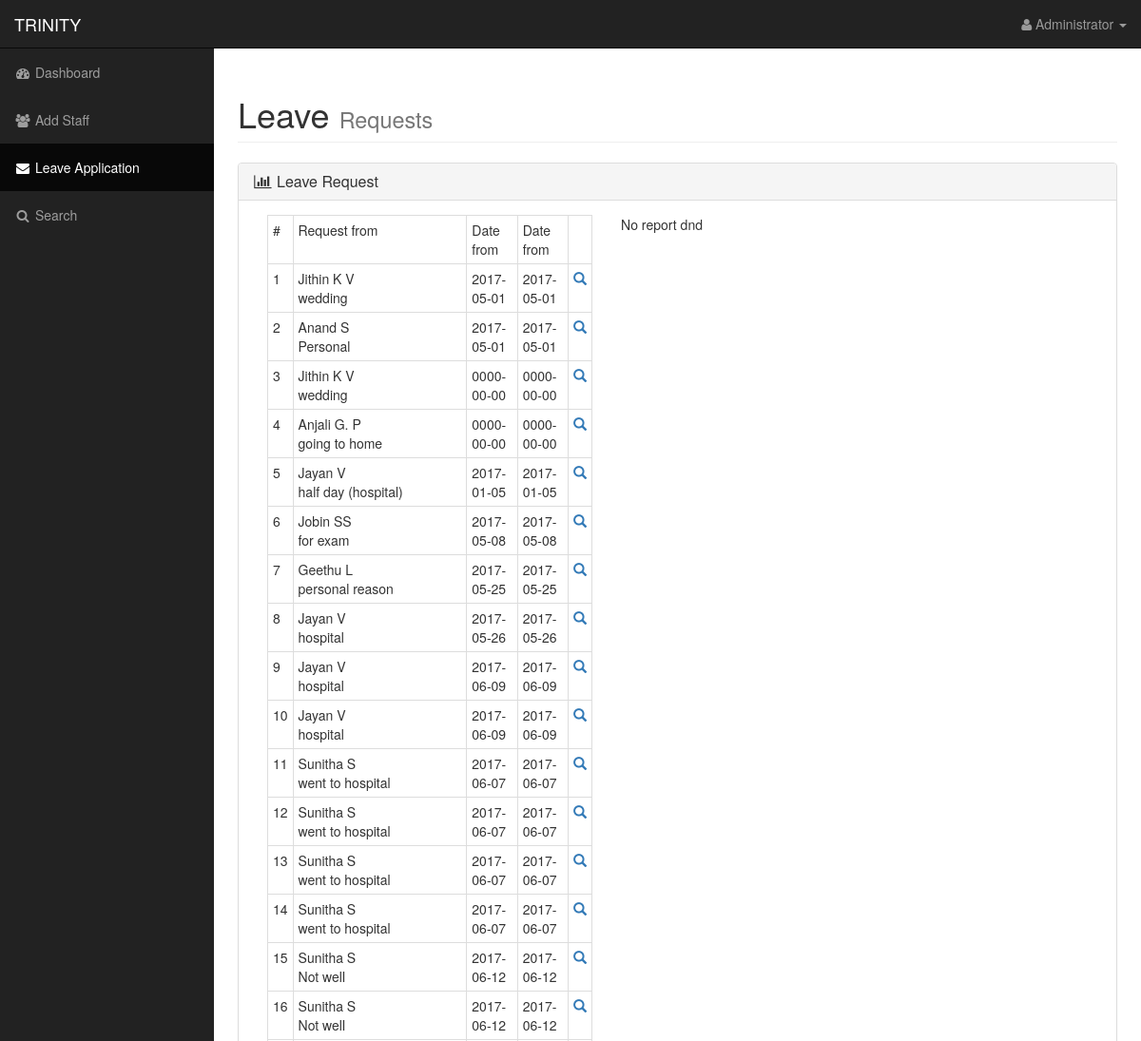
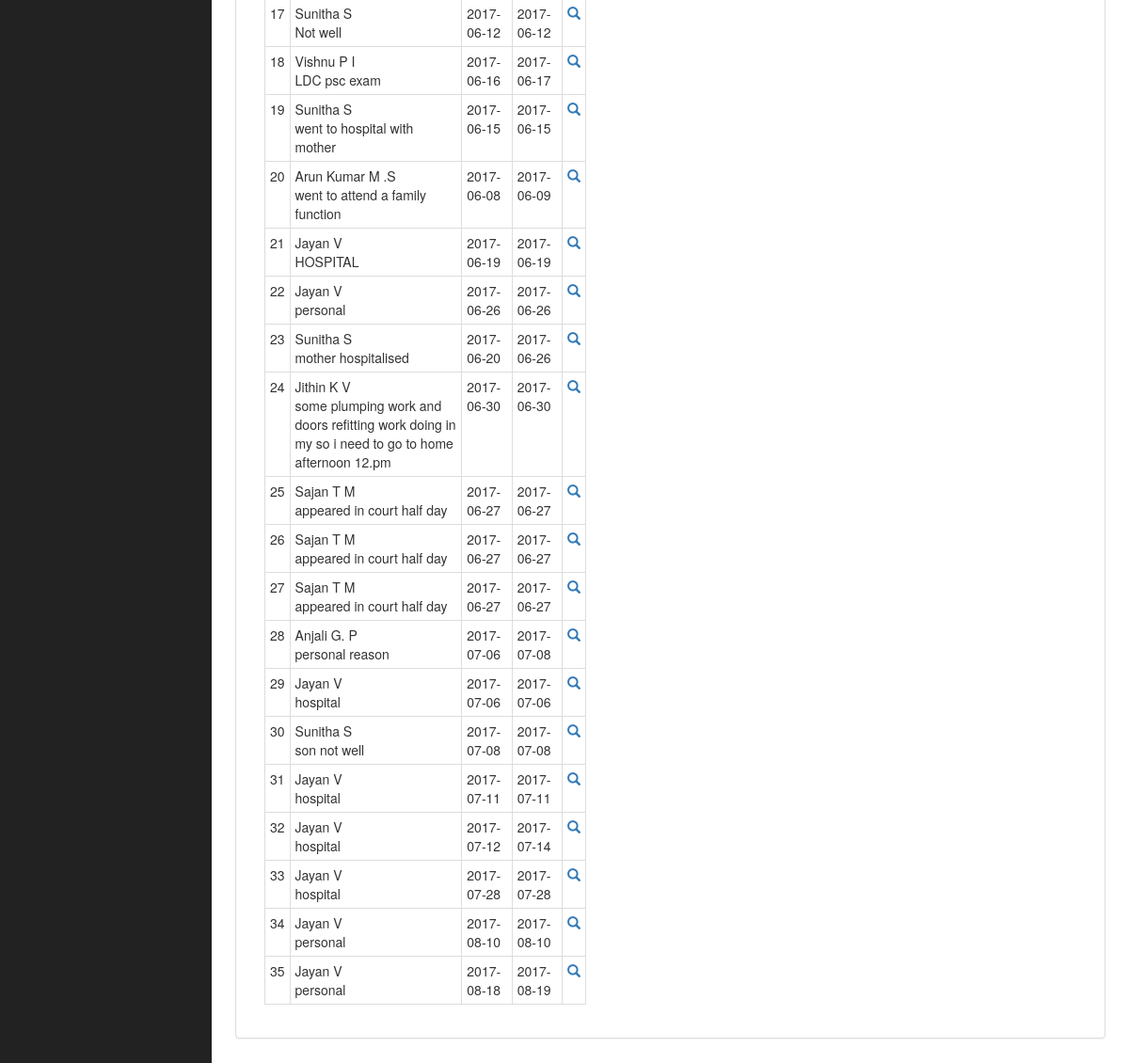
Screenshot of /admin/lapp.php with the database file from the repository (2 pictures, top to bottom).
### tables this page shows
CREATE TABLE IF NOT EXISTS `leave_data` (
  `id` int(11) NOT NULL AUTO_INCREMENT,
  `stf_id` varchar(250) NOT NULL,
  `lfrm` date NOT NULL,
  `lto` date NOT NULL,
  `rsn` text NOT NULL,
  `tmp` int(11) NOT NULL,
  `tmp1` int(11) NOT NULL,
  `tmp2` int(11) NOT NULL,
  `st` int(11) NOT NULL,
  PRIMARY KEY (`id`)
);

CREATE TABLE IF NOT EXISTS `staf_data` (
  `id` int(11) NOT NULL AUTO_INCREMENT,
  `snme` varchar(200) NOT NULL,
  `con` varchar(30) NOT NULL,
  `addr` varchar(250) NOT NULL,
  `em` varchar(220) NOT NULL,
  `dob` date NOT NULL,
  `pic` varchar(250) NOT NULL,
  `typ` varchar(20) NOT NULL,
  `st` int(11) NOT NULL,
  PRIMARY KEY (`id`)
);

### admin/lapp.php (the view, shortened to what this page needs)
<!DOCTYPE html>
<html lang="en">
<head>
    <link href="../css/bootstrap.min.css" rel="stylesheet">
    <link href="../css/sb-admin.css" rel="stylesheet">
    <link href="../css/plugins/morris.css" rel="stylesheet">
    <link href="../font-awesome/css/font-awesome.min.css" rel="stylesheet" type="text/css">
</head>
<body>
    <div id="wrapper">
        <nav class="navbar navbar-inverse navbar-fixed-top" role="navigation">
            <div class="navbar-header">
                <a class="navbar-brand" href="index.php">TRINITY</a>
            </div>
            <ul class="nav navbar-right top-nav">
                <li class="dropdown">
                    <a href="../#" class="dropdown-toggle" data-toggle="dropdown"><i class="fa fa-user"></i> Administrator <b class="caret"></b></a>
                </li>
            </ul>
            <div class="collapse navbar-collapse navbar-ex1-collapse">
                <ul class="nav navbar-nav side-nav">
                    <li>
                        <a href="index.php"><i class="fa fa-fw fa-dashboard"></i> Dashboard</a>
                    </li>
                    <li>
                        <a href="staff.php"><i class="fa fa-fw fa-users"></i> Add Staff</a>
                    </li>
                    <li class="active">
                        <a href="lapp.php"><i class="fa fa-fw fa-envelope"></i> Leave Application</a>
                    </li>
                    <li>
                        <a href="search.php"><i class="fa fa-fw fa-search"></i> Search</a>
                    </li>
                </ul>
            </div>
        </nav>
        <div id="page-wrapper">
            <div class="container-fluid">
                <div class="row">
                    <div class="col-lg-12">
                        <h1 class="page-header">
                            Leave <small>Requests</small>
                        </h1>
                    </div>
                </div>
                <div class="row">
                    <div class="col-lg-12">
                    </div>
                </div>
                <div class="row">
                    <div class="col-lg-12">
                        <div class="panel panel-default">
                            <div class="panel-heading">
                                <h3 class="panel-title"><i class="fa fa-bar-chart-o fa-fw"></i> Leave Request</h3>
                            </div>
                            <div class="panel-body">
                                <div class="col-lg-5">
                                    <?php
                                    $sel_lv=mysql_query("select * from leave_data where st=0");
                                    if(mysql_num_rows($sel_lv)>0)
                                    {
                                        ?>
                                    <table class="table table-bordered table-condensed table-hover table-responsive">
                                        <tr>
                                            <td>#</td>
                                            <td>Request from</td>
                                            <td>Date from</td>
                                            <td>Date from</td>
                                            <td></td>
                                        </tr>
                                        <?php
                                        $i=0;
                                        while($r_lv=mysql_fetch_row($sel_lv))
                                        {
                                            $i++;
                                            ?>
                                        <tr>
                                            <td><?php echo $i ?></td>
                                            <td><?php
                                            $sel_st=mysql_query("select * from staf_data where em='$r_lv[1]'");
                                            $r_st=mysql_fetch_row($sel_st);
                                            echo $r_st[1];
echo "<br />".$r_lv[4]
                                            ?></td>
                                            <td><?php echo $r_lv[2] ?></td>
                                            <td><?php echo $r_lv[3] ?></td>
                                            <td><a href="lapp.php?lid=<?php echo $r_lv[0] ?>"><span class="glyphicon glyphicon-search"></span></a></td>
                                        </tr>
                                        <?php
                                        }
                                        ?>
                                    </table>
                                    <?php
                                    }
                                    else
                                    {
                                        echo"No data Found";
                                    }
                                    ?>
                                </div>
                                <div class="col-lg-7">
                                  <?php
                                  if(isset($_GET['lid']))
                                  {
                                  $sel_lv1=mysql_query("select * from leave_details where lv_id='".$_GET['lid']."'");
                                  if(mysql_num_rows($sel_lv1)>0)
                                  {
                                      ?>
                                    <table class="table table-bordered table-condensed table-hover">
                                        <tr>
                                            <td>#</td>
                                            <td>Date</td>
                                            <td>Assigned Work</td>
                                            <td>Assigned To</td>
                                            <td></td>
                                        </tr>
                                        <?php
                                        $i=0;
                                        while($r_lv1=mysql_fetch_row($sel_lv1))
                                        {
                                            $i++;
                                            ?>
                                        <tr>
                                            <td><?php echo $i ?></td>
                                            <td><?php echo $r_lv1[2] ?>
                                            <?php
                                            if($r_lv1[4]==1)
                                            {
                                                echo " (For Noon)";
                                            }
                                            else if($r_lv1[4]==2)
                                            {
                                                echo " (After Noon)";
                                            }
                                            else
                                            {
                                                echo " (Full Day)";
                                            }
                                            ?>
                                            </td>
                                            <td><?php echo $r_lv1[3] ?></td>
                                            <td><?php echo $r_lv1[5] ?></td>
                                            <TD>
                                                <?php
                                                if($r_lv1[9]==-1)
                                                {
                                                ?>
                                                <a href="lapp.php?t=1&lid=<?php echo $_GET['lid'] ?>&lvid=<?php echo $r_lv1[0]?>"><span class="glyphicon glyphicon-thumbs-up" style="color:green"></span></a>
                                                 <a href="lapp.php?t=2&lid=<?php echo $_GET['lid'] ?>&lvid=<?php echo $r_lv1[0]?>"><span class="glyphicon glyphicon-thumbs-down" style="color:red"></span></a>
                                            <?php
                                                }
                                                else if($r_lv1[9]==1)
                                                {
                                                    ?>
                                                 <span class="label label-success">SELECTED</span>
                                                        <?php
                                                }
                                                 else if($r_lv1[9]==0)
                                                {
                                                    ?>
                                                 <span class="label label-danger">REJECTED</span>
                                                        <?php
                                                }
                                                ?>
                                            </TD>
                                        </tr>
                                        <?php
                                        }
                                        ?>
                                    </table>
                                    <?php
                                  }
                                  }
                                else{
                                    echo"No report dnd";
                                }
                                  ?>
                                </div>
                            </div>
                        </div>
                    </div>
                </div>
            </div>
        </div>
    </div>
</body>
</html>

### css/sb-admin.css (style rules this page uses)
body { margin-top: 100px; background-color: #222; }
@media (min-width:768px) { body { margin-top: 50px; } }
#wrapper { padding-left: 0; }
#page-wrapper { width: 100%; padding: 0; background-color: #fff; }
@media (min-width:768px) { #wrapper { padding-left: 225px; } }
@media (min-width:768px) { #page-wrapper { padding: 10px; } }
.top-nav { padding: 0 15px; }
.top-nav>li { display: inline-block; float: left; }
.top-nav>li>a { padding-top: 15px; padding-bottom: 15px; line-height: 20px; color: #999; }
@media (min-width:768px) { .side-nav { position: fixed; top: 51px; left: 225px; width: 225px; margin-left: -225px; border: none; border-radius: 0; overflow-y: auto; background-color: #222; bottom: 0; overflow-x: hidden; padding-bottom: 40px; } }
@media (min-width:768px) { .side-nav>li>a { width: 225px; } }

### rows the page displays
leave_data: staf_data.snme "Jithin K V", rsn "wedding", lfrm "2017-05-01", lto "2017-05-01"
leave_data: staf_data.snme "Anand S", rsn "Personal", lfrm "2017-05-01", lto "2017-05-01"
leave_data: staf_data.snme "Jithin K V", rsn "wedding", lfrm "0000-00-00", lto "0000-00-00"
leave_data: staf_data.snme "Anjali G. P", rsn "going to home", lfrm "0000-00-00", lto "0000-00-00"
leave_data: staf_data.snme "Jayan V", rsn "half day (hospital)", lfrm "2017-01-05", lto "2017-01-05"
leave_data: staf_data.snme "Jobin SS", rsn "for exam", lfrm "2017-05-08", lto "2017-05-08"
leave_data: staf_data.snme "Geethu L", rsn "personal reason", lfrm "2017-05-25", lto "2017-05-25"
leave_data: staf_data.snme "Jayan V", rsn "hospital", lfrm "2017-05-26", lto "2017-05-26"
leave_data: staf_data.snme "Jayan V", rsn "hospital", lfrm "2017-06-09", lto "2017-06-09"
leave_data: staf_data.snme "Jayan V", rsn "hospital", lfrm "2017-06-09", lto "2017-06-09"
leave_data: staf_data.snme "Sunitha S", rsn "went to hospital", lfrm "2017-06-07", lto "2017-06-07"
leave_data: staf_data.snme "Sunitha S", rsn "went to hospital", lfrm "2017-06-07", lto "2017-06-07"
leave_data: staf_data.snme "Sunitha S", rsn "went to hospital", lfrm "2017-06-07", lto "2017-06-07"
leave_data: staf_data.snme "Sunitha S", rsn "went to hospital", lfrm "2017-06-07", lto "2017-06-07"
leave_data: staf_data.snme "Sunitha S", rsn "Not well", lfrm "2017-06-12", lto "2017-06-12"
leave_data: staf_data.snme "Sunitha S", rsn "Not well", lfrm "2017-06-12", lto "2017-06-12"
leave_data: staf_data.snme "Sunitha S", rsn "Not well", lfrm "2017-06-12", lto "2017-06-12"
leave_data: staf_data.snme "Vishnu P I", rsn "LDC psc exam", lfrm "2017-06-16", lto "2017-06-17"
leave_data: staf_data.snme "Sunitha S", rsn "went to hospital with mother", lfrm "2017-06-15", lto "2017-06-15"
leave_data: staf_data.snme "Arun Kumar M .S", rsn "went to attend a family function", lfrm "2017-06-08", lto "2017-06-09"
leave_data: staf_data.snme "Jayan V", rsn "HOSPITAL", lfrm "2017-06-19", lto "2017-06-19"
leave_data: staf_data.snme "Jayan V", rsn "personal", lfrm "2017-06-26", lto "2017-06-26"
leave_data: staf_data.snme "Sunitha S", rsn "mother hospitalised", lfrm "2017-06-20", lto "2017-06-26"
leave_data: staf_data.snme "Jithin K V", rsn "some plumping work and doors refitting work doing in my so i need to go to home afternoon 12.pm", lfrm "2017-06-30", lto "2017-06-30"
leave_data: staf_data.snme "Sajan T M", rsn "appeared in court half day", lfrm "2017-06-27", lto "2017-06-27"
leave_data: staf_data.snme "Sajan T M", rsn "appeared in court half day", lfrm "2017-06-27", lto "2017-06-27"
leave_data: staf_data.snme "Sajan T M", rsn "appeared in court half day", lfrm "2017-06-27", lto "2017-06-27"
leave_data: staf_data.snme "Anjali G. P", rsn "personal reason", lfrm "2017-07-06", lto "2017-07-08"
leave_data: staf_data.snme "Jayan V", rsn "hospital", lfrm "2017-07-06", lto "2017-07-06"
leave_data: staf_data.snme "Sunitha S", rsn "son not well", lfrm "2017-07-08", lto "2017-07-08"
leave_data: staf_data.snme "Jayan V", rsn "hospital", lfrm "2017-07-11", lto "2017-07-11"
leave_data: staf_data.snme "Jayan V", rsn "hospital", lfrm "2017-07-12", lto "2017-07-14"
leave_data: staf_data.snme "Jayan V", rsn "hospital", lfrm "2017-07-28", lto "2017-07-28"
leave_data: staf_data.snme "Jayan V", rsn "personal", lfrm "2017-08-10", lto "2017-08-10"
leave_data: staf_data.snme "Jayan V", rsn "personal", lfrm "2017-08-18", lto "2017-08-19"
